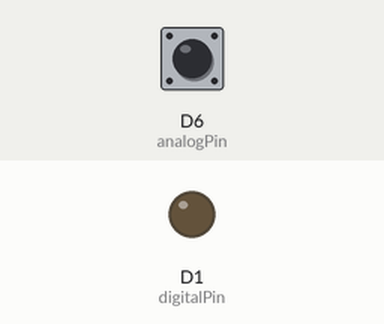
The sketch below on a simulated ESP8266 (NodeMCU). Shown: output pins drawn as LEDs (lit = HIGH). Inputs (shaded band) come from the test bench; at power-on: D6 (analogPin) HIGH. WiFi joins after 1.5 s; servers stay silent unless stated; what the sketch prints to the serial monitor is not drawn.

Above: at 0.1 s.
At 1.7 s:
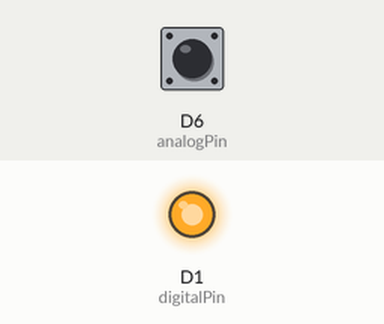
Timing chart, 0 to 3.2 s (numbered marks = the images above):
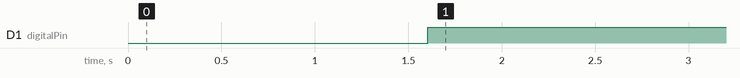

Measured:
- by itself, D1 (digitalPin): LOW → HIGH at 1.6 s

The sketch:

server.ino.ino
```cpp
#include <ESP8266WiFi.h>
#include <ESP8266HTTPClient.h>
#include <WiFiClient.h>


const int analogPin = D6;  // Define the analog input pin you want to use
const int digitalPin = D1; // Define the digital pin you want to use
const String server = "http://10.0.40.30/unlock";

const char* wifi_ssid = "Home";
const char* wifi_passwd = "";

void setup() {
  Serial.begin(9600);
  pinMode(analogPin, INPUT_PULLUP);    // Configure the analog pin as input
  pinMode(digitalPin, OUTPUT);  // Configure the digital pin as output

  if (init_wifi() == WL_CONNECTED) {
    Serial.print("Connetted to ");
    Serial.print(wifi_ssid);
    Serial.print("--- IP: ");
    Serial.println(WiFi.localIP());
  }
  else {
        Serial.print("Error connecting to: ");
        Serial.println(wifi_ssid);
  }
}

int init_wifi() {
    int retries = 0;

    Serial.println("Connecting to WiFi AP..........");

    WiFi.mode(WIFI_STA);
    WiFi.begin(wifi_ssid, wifi_passwd);
    // check the status of WiFi connection to be WL_CONNECTED
    while ((WiFi.status() != WL_CONNECTED)) {
        retries++;
        delay(200);
        Serial.print("#");
    }
    return WiFi.status(); // return the WiFi connection status
}

void send_request(){
    WiFiClient client;
    HTTPClient http;

    http.begin(client, server.c_str());
    http.addHeader("Content-Type", "application/x-www-form-urlencoded");
    String httpRequestData = "api_key=";
    int httpRes = http.POST(httpRequestData);
    Serial.println(httpRes);
    http.end();
    delay(100);
}

void loop() {
  int inputValue = digitalRead(analogPin); // Read analog value if needed
  Serial.println(inputValue);
  if(inputValue == 0) {
    bool setOn = true;
    send_request();
    while(setOn){
      int inputValue = digitalRead(analogPin);
      if( inputValue == 1){
        bool setOn = false;
      }
      delay(100);
    }
  }
  else if(inputValue == 1) {
    digitalWrite(digitalPin, HIGH);
  }
}
```
